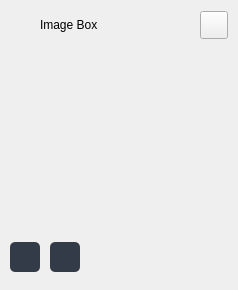
        <widget class="QFrame" name="extraLeftBox">
         <property name="minimumSize">
          <size>
           <width>0</width>
           <height>0</height>
          </size>
         </property>
         <property name="maximumSize">
          <size>
           <width>0</width>
           <height>16777215</height>
          </size>
         </property>
         <property name="frameShape">
          <enum>QFrame::Shape::NoFrame</enum>
         </property>
         <property name="frameShadow">
          <enum>QFrame::Shadow::Raised</enum>
         </property>
         <layout class="QVBoxLayout" name="extraColumLayout">
          <property name="spacing">
           <number>0</number>
          </property>
          <property name="leftMargin">
           <number>0</number>
          </property>
          <property name="topMargin">
           <number>0</number>
          </property>
          <property name="rightMargin">
           <number>0</number>
          </property>
          <property name="bottomMargin">
           <number>0</number>
          </property>
          <item>
           <widget class="QFrame" name="extraTopBg">
            <property name="minimumSize">
             <size>
              <width>0</width>
              <height>50</height>
             </size>
            </property>
            <property name="maximumSize">
             <size>
              <width>16777215</width>
              <height>50</height>
             </size>
            </property>
            <property name="frameShape">
             <enum>QFrame::Shape::NoFrame</enum>
            </property>
            <property name="frameShadow">
             <enum>QFrame::Shadow::Raised</enum>
            </property>
            <layout class="QVBoxLayout" name="verticalLayout_5">
             <property name="spacing">
              <number>0</number>
             </property>
             <property name="leftMargin">
              <number>0</number>
             </property>
             <property name="topMargin">
              <number>0</number>
             </property>
             <property name="rightMargin">
              <number>0</number>
             </property>
             <property name="bottomMargin">
              <number>0</number>
             </property>
             <item>
              <layout class="QGridLayout" name="extraTopLayout">
               <property name="leftMargin">
                <number>10</number>
               </property>
               <property name="rightMargin">
                <number>10</number>
               </property>
               <property name="horizontalSpacing">
                <number>10</number>
               </property>
               <property name="verticalSpacing">
                <number>0</number>
               </property>
               <item row="0" column="0">
                <widget class="QFrame" name="extraIcon">
                 <property name="minimumSize">
                  <size>
                   <width>20</width>
                   <height>0</height>
                  </size>
                 </property>
                 <property name="maximumSize">
                  <size>
                   <width>20</width>
                   <height>20</height>
                  </size>
                 </property>
                 <property name="frameShape">
                  <enum>QFrame::Shape::NoFrame</enum>
                 </property>
                 <property name="frameShadow">
                  <enum>QFrame::Shadow::Raised</enum>
                 </property>
                </widget>
               </item>
               <item row="0" column="1">
                <widget class="QLabel" name="extraLabel">
                 <property name="minimumSize">
                  <size>
                   <width>150</width>
                   <height>0</height>
                  </size>
                 </property>
                 <property name="text">
                  <string>Image Box</string>
                 </property>
                </widget>
               </item>
               <item row="0" column="2">
                <widget class="QPushButton" name="extraCloseColumnBtn">
                 <property name="minimumSize">
                  <size>
                   <width>28</width>
                   <height>28</height>
                  </size>
                 </property>
                 <property name="maximumSize">
                  <size>
                   <width>28</width>
                   <height>28</height>
                  </size>
                 </property>
                 <property name="cursor">
                  <cursorShape>PointingHandCursor</cursorShape>
                 </property>
                 <property name="toolTip">
                  <string>Close left box</string>
                 </property>
                 <property name="text">
                  <string/>
                 </property>
                 <property name="icon">
                  <iconset resource="resources.qrc">
                   <normaloff>:/icons/images/icons/icon_close.png</normaloff>:/icons/images/icons/icon_close.png</iconset>
                 </property>
                 <property name="iconSize">
                  <size>
                   <width>20</width>
                   <height>20</height>
                  </size>
                 </property>
                </widget>
               </item>
              </layout>
             </item>
            </layout>
           </widget>
          </item>
          <item>
           <widget class="QFrame" name="extraContent">
            <property name="frameShape">
             <enum>QFrame::Shape::NoFrame</enum>
            </property>
            <property name="frameShadow">
             <enum>QFrame::Shadow::Raised</enum>
            </property>
            <layout class="QVBoxLayout" name="verticalLayout_12">
             <property name="spacing">
              <number>0</number>
             </property>
             <property name="leftMargin">
              <number>0</number>
             </property>
             <property name="topMargin">
              <number>0</number>
             </property>
             <property name="rightMargin">
              <number>0</number>
             </property>
             <property name="bottomMargin">
              <number>0</number>
             </property>
             <item alignment="Qt::AlignmentFlag::AlignTop">
              <widget class="QFrame" name="extraTopMenu">
               <property name="frameShape">
                <enum>QFrame::Shape::NoFrame</enum>
               </property>
               <property name="frameShadow">
                <enum>QFrame::Shadow::Raised</enum>
               </property>
               <layout class="QVBoxLayout" name="verticalLayout_11">
                <property name="spacing">
                 <number>0</number>
                </property>
                <property name="leftMargin">
                 <number>0</number>
                </property>
                <property name="topMargin">
                 <number>0</number>
                </property>
                <property name="rightMargin">
                 <number>0</number>
                </property>
                <property name="bottomMargin">
                 <number>0</number>
                </property>
               </layout>
              </widget>
             </item>
             <item>
              <widget class="QTreeView" name="ImagetreeView">
               <property name="styleSheet">
                <string notr="true">background-color: transparent;
</string>
               </property>
              </widget>
             </item>
             <item>
              <layout class="QHBoxLayout" name="horizontalLayout_6">
               <item>
                <layout class="QHBoxLayout" name="horizontalLayout_7">
                 <property name="spacing">
                  <number>10</number>
                 </property>
                 <property name="leftMargin">
                  <number>10</number>
                 </property>
                 <item>
                  <widget class="QPushButton" name="addImageButton">
                   <property name="minimumSize">
                    <size>
                     <width>30</width>
                     <height>30</height>
                    </size>
                   </property>
                   <property name="maximumSize">
                    <size>
                     <width>30</width>
                     <height>30</height>
                    </size>
                   </property>
                   <property name="styleSheet">
                    <string notr="true">.QPushButton { background-color: rgb(52, 59, 72); border: none;  border-radius: 5px; }
.QPushButton:hover { background-color: rgb(44, 49, 57); border-style: solid; border-radius: 4px; }
.QPushButton:pressed { background-color: rgb(23, 26, 30); border-style: solid; border-radius: 4px; }
</string>
                   </property>
                   <property name="text">
                    <string/>
                   </property>
                   <property name="icon">
                    <iconset resource="resources.qrc">
                     <normaloff>:/icons/images/icons/cil-image-plus.png</normaloff>:/icons/images/icons/cil-image-plus.png</iconset>
                   </property>
                  </widget>
                 </item>
                 <item>
                  <widget class="QPushButton" name="deleteImageButton">
                   <property name="minimumSize">
                    <size>
                     <width>30</width>
                     <height>30</height>
                    </size>
                   </property>
                   <property name="maximumSize">
                    <size>
                     <width>30</width>
                     <height>30</height>
                    </size>
                   </property>
                   <property name="styleSheet">
                    <string notr="true">.QPushButton { background-color: rgb(52, 59, 72); border: none;  border-radius: 5px; }
.QPushButton:hover { background-color: rgb(44, 49, 57); border-style: solid; border-radius: 4px; }
.QPushButton:pressed { background-color: rgb(23, 26, 30); border-style: solid; border-radius: 4px; }</string>
                   </property>
                   <property name="text">
                    <string/>
                   </property>
                   <property name="icon">
                    <iconset resource="resources.qrc">
                     <normaloff>:/icons/images/icons/cil-cut.png</normaloff>:/icons/images/icons/cil-cut.png</iconset>
                   </property>
                  </widget>
                 </item>
                </layout>
               </item>
               <item>
                <spacer name="horizontalSpacer">
                 <property name="orientation">
                  <enum>Qt::Orientation::Horizontal</enum>
                 </property>
                 <property name="sizeHint" stdset="0">
                  <size>
                   <width>40</width>
                   <height>20</height>
                  </size>
                 </property>
                </spacer>
               </item>
              </layout>
             </item>
             <item>
              <widget class="QFrame" name="extraCenter">
               <property name="frameShape">
                <enum>QFrame::Shape::NoFrame</enum>
               </property>
               <property name="frameShadow">
                <enum>QFrame::Shadow::Raised</enum>
               </property>
               <layout class="QVBoxLayout" name="verticalLayout_10"/>
              </widget>
             </item>
             <item>
              <widget class="QFrame" name="extraBottom">
               <property name="frameShape">
                <enum>QFrame::Shape::NoFrame</enum>
               </property>
               <property name="frameShadow">
                <enum>QFrame::Shadow::Raised</enum>
               </property>
              </widget>
             </item>
            </layout>
           </widget>
          </item>
         </layout>
        </widget>
